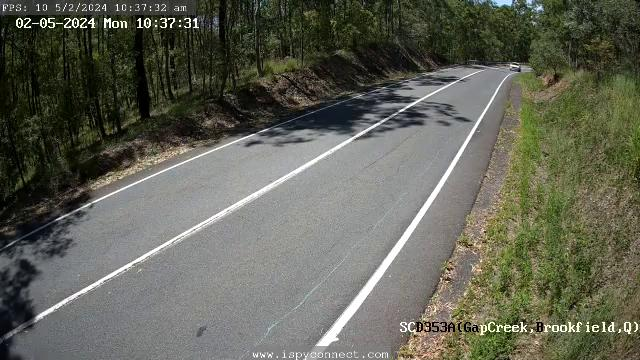
#> input picture gapcreek/1A_input_test.jpg, 640 x 360 px
$ jupyter execute demo.ipynb
#> lines starting #> are read from the running program, lines starting #| are printed output that depends on the picture; after the words box and inside, x2 and y2 are one past the last pixel; in counts of white or black regions, pixels touching at a corner belong together
### gapcreek/camera_utils.py
import sys
import xml.etree.ElementTree as ET
import cv2
import csv
import numpy
import numpy as np
# import supervision as sv
from collections import defaultdict
from shapely.geometry import Polygon, LineString, MultiPolygon, MultiLineString, MultiPoint
from shapely.ops import unary_union
from datetime import timedelta
from statistics import mode
import math
from scipy.interpolate import UnivariateSpline
import os
import torch


# [56 lines left out: functions save_violation_snapshot, reduce_bounding_box_width, middle_x_y, not called in this run]


class ViewTransformer:
    # [14 lines left out: functions __init__, transform_points, not called in this run]


class Transform:
    def __init__(self, world, image, im_width, im_height, scipy_optim=False):
        self.H, self.mask_test = cv2.findHomography(image, world)
        self.H_inv, _ = cv2.findHomography(world, image)
        self.world = world
        self.image = image
        self.mask_image = numpy.zeros((im_height, im_width), dtype=numpy.uint8)
        self.mask_image = cv2.fillConvexPoly(self.mask_image, self.image.astype(int), 1)

        self.c_x = 0
        self.c_y = 0
        self.points = 0
        for i in range(im_width):
            for j in range(im_height):
                if (self.mask_image[j, i] > 0):
                    self.c_x += i
                    self.c_y += j
                    self.points += 1
        self.c_x /= self.points
        self.c_y /= self.points

    # [13 lines left out: function better_distance, not called in this run]

    def project(self, x, y, inverse=False):
        pp = numpy.asarray([[x], [y], [1]], dtype=numpy.float32);
        if (not inverse):
            p_t = numpy.matmul(self.H, pp)
        else:
            p_t = numpy.matmul(self.H_inv, pp)

        if (p_t[2] == 0):
            p_t[2] = 0.01

        p_ret = [p_t[0] / p_t[2], p_t[1] / p_t[2]]
        return p_ret[0], p_ret[1]

    # [31 lines left out: function projection_middle, not called in this run]

    def is_within(self, x, y):
        return self.mask_image[y, x] > 0

    # [37 lines left out: functions geometric_error, calculate_reprojection_error, not called in this run]

    def distance_from_centroid(self, x, y, euclid=True):
        if euclid:
            return np.sqrt((x - self.c_x) ** 2 + (y - self.c_y) ** 2)
        else:
            return (abs(x - self.c_x) + abs(y - self.c_y))

    def top_left_im(self):
        return numpy.min(self.image, axis=0)

    def bottom_right_im(self):
        return numpy.max(self.image, axis=0)

    def top_left_world(self):
        return numpy.min(self.world, axis=0)

    def bottom_right_world(self):
        return numpy.max(self.world, axis=0)


class CameraView:
    def __init__(self, xml_file, lane_points=[]):
        self.cs = None
        self.left_divider = None
        self.right_divider = None
        self.im_width = None
        self.im_height = None
        self.worlds = None
        self.combined_coords = None
        self.component_coords = None
        self.transforms = []
        self.view_transformer = []
        self.straight_divider = []  # for drawing lines
        self.actual_divider = lane_points
        self.load_xml(xml_file)

    # [52 lines left out: function get_straight_divider, not called in this run]

    def load_xml(self, xml_file):
#> called with xml_file = '1a.xml'
        tree = ET.parse(xml_file)
#> (reads gapcreek/1a.xml from the repository)
        root = tree.getroot()
        worlds = []
        im_ww = []
        im_width = int(root.get('width'))
        im_height = int(root.get('height'))
        self.im_width = im_width  # TODO GET MOVEMENT HALFED
        self.im_height = im_height
        for region in root.findall('region'):
            world = []
            image = []
            for correspondance in region.findall('correspondance'):
                world.append([float(correspondance.get('wx')), float(correspondance.get('wy'))])
                image.append([float(correspondance.get('ix')), float(correspondance.get('iy'))])
                if not [float(correspondance.get('wx')), float(correspondance.get('wy'))] in worlds:
                    worlds.append([float(correspondance.get('wx')), float(correspondance.get('wy'))])
            transform = Transform(numpy.array(world), numpy.array(image), im_width, im_height)
            # view_transformer = ViewTransformer(source=np.array([image]), target=np.array([world]))
            im_ww.append(image)

            self.transforms.append(transform)
            #self.view_transformer.append(view_transformer)

        worlds.sort()
        self.define_midpoint(im_ww)
        self.worlds = np.array(worlds)

    def define_midpoint(self, image_boxes: list):
        ultra_left = []
        ultra_list = []
        ultra_right = []
        # Sort the corners based on their y-coordinates
        for image_box in image_boxes:
            avg_x = int(sum([corner[0] for corner in image_box]) / len(image_box))
            min_x = int(min([corner[0] for corner in image_box]))
            max_x = int(max([corner[0] for corner in image_box]))

            # Calculate the average y-coordinate
            avg_y = int(sum([corner[1] for corner in image_box]) / len(image_box))
            min_y = int(min([corner[1] for corner in image_box]))
            max_y = int(max([corner[1] for corner in image_box]))
            # Create the middle point
            ultra_left.append((min_x, avg_y))
            ultra_list.append((avg_x, avg_y))
            ultra_right.append((max_x, avg_y))
        self.left_divider = ultra_left
        self.right_divider = ultra_right
        self.straight_divider = ultra_list

    def find_best_transform(self, x, y):
        dist = [t.distance_from_centroid(x, y) for t in self.transforms]
        return numpy.argmin(dist)

    def project(self, x, y):
        h = self.find_best_transform(x, y)
        #hh = self.view_transformer[h].transform_points(np.array((x, y)))[0]
        x1, y1 = self.transforms[self.find_best_transform(x, y)].project(x, y)
        h = np.array((x1[0], y1[0]))
        return h

    # [63 lines left out: functions movement_vector, is_inside, is_outside_x_is_inside_y, not called in this run]

    def get_poly_shape(self):
        return self.combined_polygon

    # [45 lines left out: functions split_frame, get_line_y, not called in this run]

    def poly_point(self, image, show=False):

        # off for now
        if show:
            for t in self.transforms:
                colour = (numpy.random.randint(256), numpy.random.randint(256), numpy.random.randint(256))
                image = cv2.polylines(image, [t.image.astype(int)], True, colour, 2)

        polygons = []

        if not hasattr(self, 'combined_polygon'):
            for t in self.transforms:
                # Convert the polyline points to a Shapely Polygon
                # The 't.image' is assumed to contain the x,y coordinates for the polyline
                polygon = Polygon(t.image.astype(np.int32).reshape(-1, 2))
                polygons.append(polygon)

            # Use unary_union to combine the polygons
            combined_polygon = unary_union(polygons)
            self.combined_polygon = combined_polygon
            combined_coords = np.array(combined_polygon.exterior.coords).astype(int).reshape((-1, 1, 2))
            self.combined_coords = combined_coords
            if not show:
                return

        else:
            combined_polygon = self.combined_polygon
            if not show:
                return


        return image

    def is_outside(self, x, y):
        x1, x2, y1, y2 = self.component_coords
        return x1 <= x <= x2 and y1 <= y <= y2

    # [47 lines left out: functions IOU, detect_center_line, not called in this run]

    def sanity_check(self, image):

        for t in self.transforms:
            colour = (255, 0, 255)
            image = cv2.polylines(image, [t.image.astype(int)], True, colour, 2)

            tl = t.top_left_world()
            br = t.bottom_right_world()

            for x in numpy.linspace(tl[0], br[0], 5):
                for y in numpy.linspace(tl[1], br[1], 5):
                    ix, iy = t.project(x, y, inverse=True)
                    image = cv2.circle(image, (int(ix), int(iy)), 2, colour, -1)

        return image

    # [39 lines left out: function sanity_check_alt, not called in this run]


class LaneDetector:
    def __init__(self, combined_polygon):
        # Initialize your polygon here (example points, replace with your own)
        self.combined_polygon = np.array(combined_polygon.exterior.coords).astype(np.int32).reshape((-1, 2))

    # [28 lines left out: function process_frame, not called in this run]


class TrajectoryProfile:
    # [96 lines left out: functions __init__, define_average_lines, detect_unsafe_driving, is_safe_jerk_profile, calculate_velocity, calculate_acceleration, not called in this run]

    def is_forward_threshold(self):
        return self.direction_value_forward

    # [190 lines left out: functions calculate_jerk, calculate_jerk_profile, average_similar_x, _draw_line, save, is_predicted_close_to_actual and 3 more, not called in this run]
    def get_region(self, object_id):
        return self.object_tracks[object_id]['region']
    # [293 lines left out: functions get_jerk_value, get_roadside, predict_roadside, update_tracks, calculate_time_to_collision, get_box and 10 more, not called in this run]


class VideoFootageProfiler:
    # [15 lines left out: functions __init__, process_frame, not called in this run]


    def record_TTC(self, TTC, frame_number):
        self.TTC.append([TTC, frame_number])

    # [9 lines left out: function save_TTC, not called in this run]


    def add_detection_type(self, object_type):
        self.object_types.add(object_type)

    # [13 lines left out: function save_detections_to_csv, not called in this run]

    def get_detections_by_type(self, object_type):
        # Filter detections by object type
        return [d for d in self.detections if d['class'] == object_type]

    def get_total_detections(self):
        return len(self.detections)

    def get_all_detections_info(self):
        # Return all detections information
        return self.detections

    def get_motorcycle_detections(self):
        # Return all motorcycle detections
        return self.motorcycle_detections

    # [36 lines left out: functions get_motorcycle_frequency_stats, get_summary_statistics, not called in this run]

### gapcreek/demo.ipynb
[cell 1]
from camera_utils import CameraView
import cv2
import matplotlib.pyplot as plt

[cell 2]
camera = CameraView('1a.xml')
image = cv2.imread('1A_input_test.jpg')
#> image is the input picture: shape (360, 640, 3); mean B, G, R 86.4, 99, 97.8
camera.poly_point(image)
plt.imshow(image[:,:,::-1])
#print(image.shape)
#camera.project(270, 320)

[cell 3]
camera = CameraView('1a.xml')
image = cv2.imread('1A_input_test.jpg')
image = camera.sanity_check(image)
#> the loop in sanity_check, `for t in self.transforms:` made 4 passes
#> pass 1, in sanity_check, `image = cv2.polylines(image, [t.image.astype(int)], True, colour, 2)`:
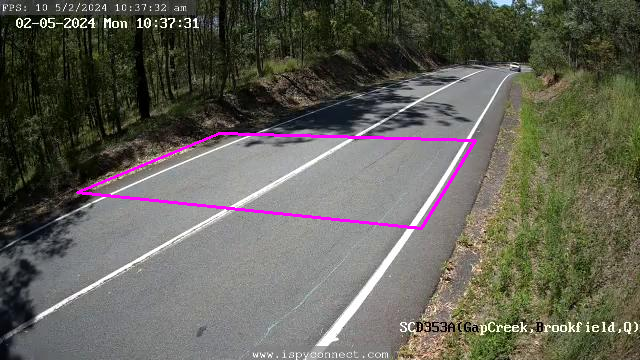
#> image: shape (360, 640, 3); 1.1% of pixels changed, all inside (x1, y1, x2, y2) = (76, 132, 477, 230)
#> after the loop in sanity_check, `for t in self.transforms:`:
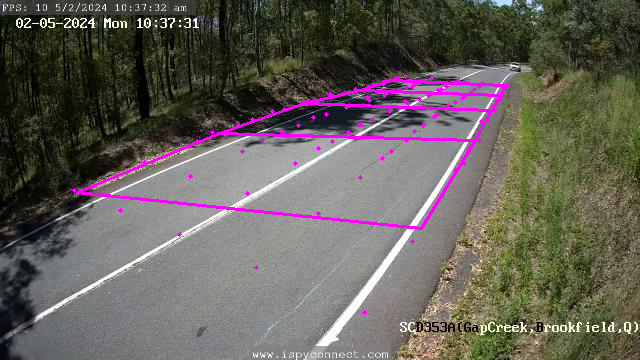
#> image: shape (360, 640, 3); mean B, G, R 89.6, 96.2, 100.9
plt.imshow(image[:,:,::-1])
plt.axis('off')

[cell 4]
xw, yw = camera.project(270, 320)
print(xw, yw)
xw, yw = camera.project(335, 212)
print(xw, yw)
xw, yw = camera.project(402, 164)
print(xw, yw)
xw, yw = camera.project(432, 124)
print(xw, yw)
xw, yw = camera.project(463, 97)
print(xw, yw)
xw, yw = camera.project(492, 82)
print(xw, yw)

[cell 5]
camera = CameraView('1b.xml')
#> (reads gapcreek/1b.xml from the repository)
#> the loop in load_xml (call 3), `for region in root.findall('region'):` made 6 passes
#> pass 1, in __init__ (call 9), `self.mask_image = cv2.fillConvexPoly(self.mask_image, self.image.astyp..`:
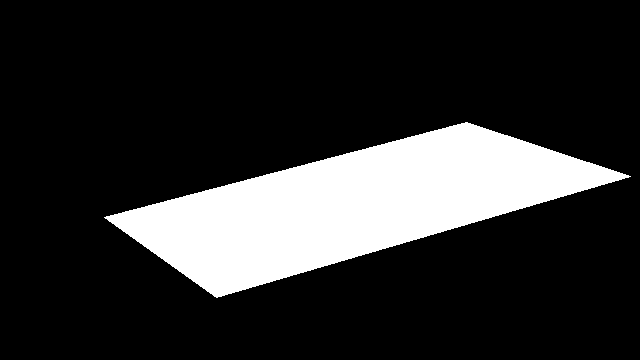
#> self.mask_image: shape (360, 640); values 0 (black) and 1 (white), 18% white; 1 white region, box (x1, y1, x2, y2) and area: (104, 122, 631, 298) 41428
#> pass 2, in __init__ (call 10), `self.mask_image = cv2.fillConvexPoly(self.mask_image, self.image.astyp..`:
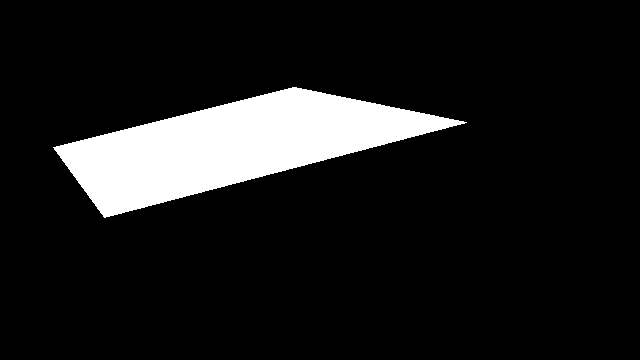
#> self.mask_image: shape (360, 640); values 0 (black) and 1 (white), 10.8% white; 1 white region, box (x1, y1, x2, y2) and area: (53, 87, 467, 218) 24895
#> pass 3, in __init__ (call 11), `self.mask_image = cv2.fillConvexPoly(self.mask_image, self.image.astyp..`:
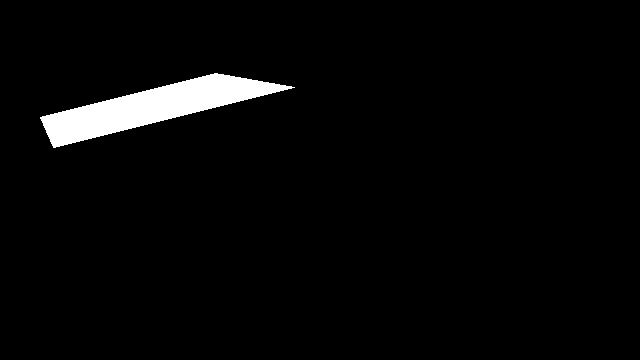
#> self.mask_image: shape (360, 640); values 0 (black) and 1 (white), 3.1% white; 1 white region, box (x1, y1, x2, y2) and area: (40, 73, 295, 148) 7232
#> in load_xml (call 3), `self.worlds = np.array(worlds)`: self.worlds = 14 rows, first 8: [492714.4, 6961493.1], [492714.5, 6961488], [492714.6, 6961498], [492715, 6961503], [492715.4, 6961507.9], [492716, 6961512.7], [492716.7, 6961517.6], [492721.7, 6961490.5]
image = cv2.imread('1B_input_test.jpg')
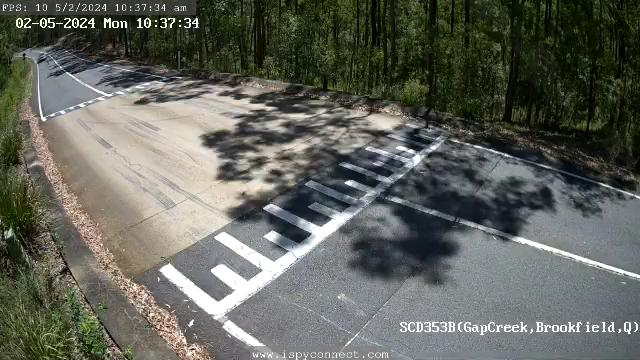
#> input picture gapcreek/1B_input_test.jpg, 640 x 360 px
#> image is the input picture: shape (360, 640, 3); mean B, G, R 92.5, 100.4, 98.1
image = camera.sanity_check(image)
#> the loop in sanity_check (call 2), `for t in self.transforms:` made 6 passes
#> (tl, br) on passes 1, 4, 5, 6: ([492714.4, 6961485.4], [492721.7, 6961493.1]), ([492715, 6961500.3], [492722.9, 6961507.9]), ([492715.4, 6961505], [492723.4, 6961512.7]), ([492716, 6961509.8], [492723.9, 6961517.6])
#> tl on passes 2 to 3: [492714.4, 6961490.5], [492714.6, 6961495.7]
#> pass 1, in sanity_check (call 2), `image = cv2.polylines(image, [t.image.astype(int)], True, colour, 2)`:
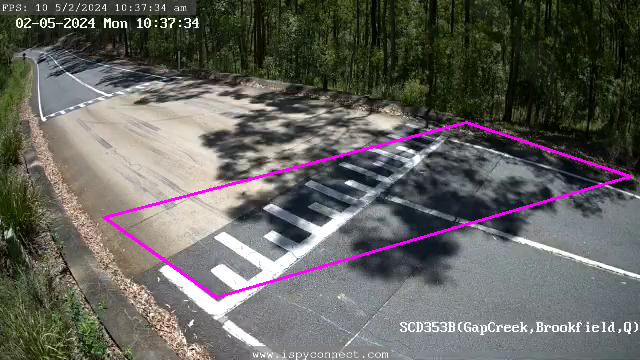
#> image: shape (360, 640, 3); 1.39% of pixels changed, all inside (x1, y1, x2, y2) = (103, 121, 632, 299)
#> pass 2, in sanity_check (call 2), `image = cv2.polylines(image, [t.image.astype(int)], True, colour, 2)`:
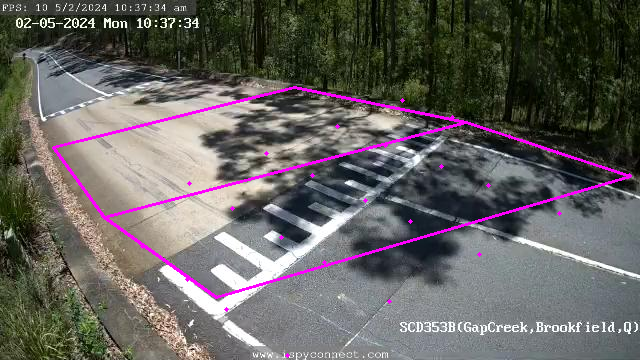
#> image: shape (360, 640, 3); 0.76% of pixels changed, all inside (x1, y1, x2, y2) = (52, 86, 632, 358)
#> pass 3, in sanity_check (call 2), `image = cv2.polylines(image, [t.image.astype(int)], True, colour, 2)`:
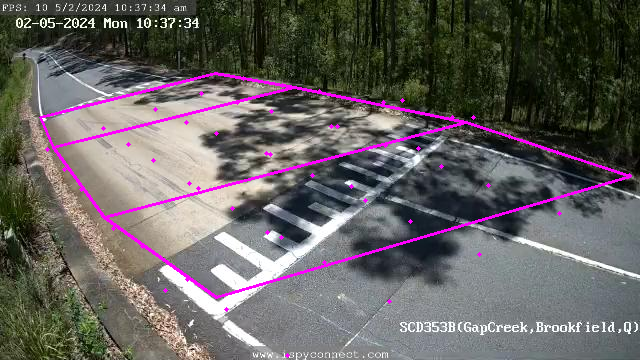
#> image: shape (360, 640, 3); 0.48% of pixels changed, all inside (x1, y1, x2, y2) = (39, 72, 476, 293)
#> after the loop in sanity_check (call 2), `for t in self.transforms:`:
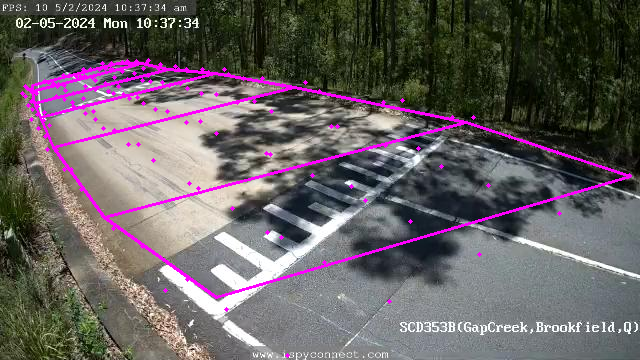
#> image: shape (360, 640, 3); 0.96% of pixels changed, all inside (x1, y1, x2, y2) = (20, 58, 308, 171)
plt.imshow(image[:,:,::-1])
plt.axis('off')

[cell 6]
import cv2
def mouse_callback(event, x, y, flags, param):
    if event == cv2.EVENT_LBUTTONDOWN:
        print(f"Clicked point - x: {x}, y: {y}")

# Load the image
image = cv2.imread('1B_test_input_image.jpg')

# Create a named window for the image
cv2.namedWindow('Image')

# Set the mouse callback function for the window
cv2.setMouseCallback('Image', mouse_callback)

# Display the image
cv2.imshow('Image', image)
# Wait for the user to click points and press 'Esc' to exit
while True:
    key = cv2.waitKey(1)
#> (key Esc is pressed here)
    if key == 27:  # Esc key
        break

# Close all windows
cv2.destroyAllWindows()
